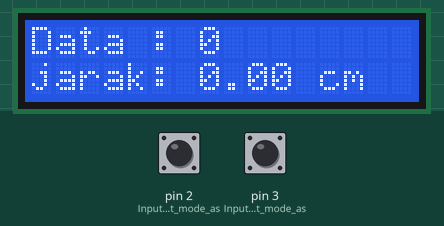
This sketch was run on a simulated Arduino Uno, built with avr-gcc and run on an emulated ATmega328P. Shown: 16×2 character LCD. The inputs (shaded band) are chosen by the test bench; at power-on: pin 2 (Input_B_Pin_init_mode_as) HIGH, pin 3 (Input_A_Pin_init_mode_as) HIGH.

Above: at 1.2 s.
1.3 s: pin 2 (Input_B_Pin_init_mode_as) pulled LOW for 0.15 s
At 2.6 s:
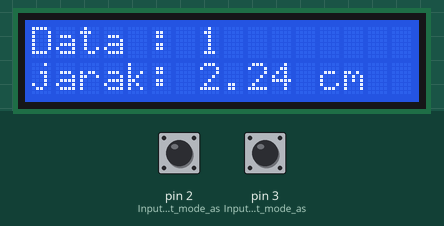
2.9 s: pin 2 (Input_B_Pin_init_mode_as) pulled LOW for 1 s
At 5.2 s:
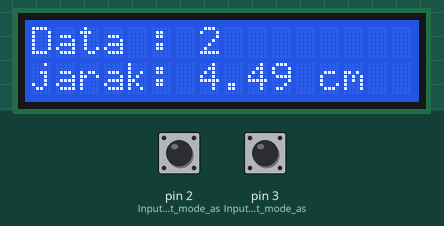
Timing chart, 0 to 6.7 s (numbered marks = the images above; inputs shaded):
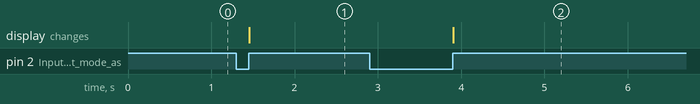

Measured:
- after the input at 1.3 s, the display: changes after 0.16 s (image 1)
- after the input at 2.9 s, the display: changes after 1.0 s (image 2)

The sketch:

Half_Quad_Rotary_Encoder.ino
```cpp
// Code made with luv 💙 by Kittyawn aka. Alvian
// Half Quadrature Rotary Encoder

#include <LiquidCrystal.h>
#define _RS_PIN 12
#define _EN_PIN 11
#define _D4_PIN 10
#define _D5_PIN 9
#define _D6_PIN 8
#define _D7_PIN 7

LiquidCrystal lcd(_RS_PIN, _EN_PIN, _D4_PIN, _D5_PIN, _D6_PIN, _D7_PIN);

int count = 0; // var init for counting the holes inside the encoder motor
int nA = 0, oA = 0, oB = 0; // var init used for data processing on encoder
float jarak = 0;

void ISR_INT0_1(){
  nA = digitalRead(2); // FALLING or RISING mode detection
  computeEncoder(); // func callback for encoder data process
  oA = nA; // update the var value
}

void ISR_INT1_1(){
  oB = digitalRead(3); // FALLING or RISING mode detection
  computeEncoder(); // func callback for encoder data process
}

void computeEncoder(){
  if (nA == oA) {
    return; // Tidak ada perubahan status, keluar dari fungsi
  }

  // Rotasi Clockwise (CW) - jika A naik (HIGH) dan B LOW
  if (nA == HIGH && oB == LOW) {
    count++; // Rotasi CW
  }
  // Rotasi Counter-Clockwise (CCW) - jika A turun (LOW) dan B HIGH
  else if (nA == LOW && oB == HIGH) {
    count--; // Rotasi CCW
  }
}

void setup() {
  pinMode(3, INPUT_PULLUP); // Input A Pin init mode as INT Pull Up
  pinMode(2, INPUT_PULLUP); // Input B Pin init mode as INT Pull Up
  lcd.begin(16, 2);
  lcd.setCursor(0,0);
  lcd.print("Test");

  // untuk mode half quadrature
  attachInterrupt(0, ISR_INT0_1, CHANGE); // init the 0 ext interrupt with BIT CHANGE mode
  attachInterrupt(1, ISR_INT1_1, CHANGE); // init the 1 ext interrupt with BIT CHANGE mode
  sei(); // declare section for activate the global interrupt
  lcd.clear();
}

void loop() {
  // wheel radius = 10 cm with 7 PPR Encoder
  jarak = count * 8.97 / 4; // algorithm for counting the distance with Half Quadrature
  lcd.setCursor(0,0);
  lcd.print("Data : "); lcd.print(count); lcd.print("  ");
  lcd.setCursor(0,1);
  lcd.print("jarak: "); lcd.print(jarak, 2); lcd.print(" cm ");
}
```
